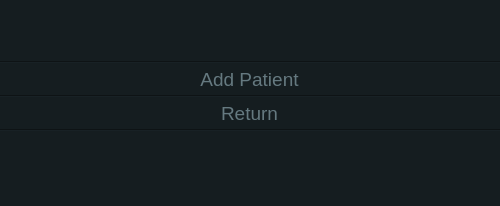
<?xml version="1.0" encoding="UTF-8"?>
<ui version="4.0">
 <class>NurseWindow</class>
 <widget class="QWidget" name="NurseWindow">
  <property name="windowModality">
   <enum>Qt::ApplicationModal</enum>
  </property>
  <property name="geometry">
   <rect>
    <x>0</x>
    <y>0</y>
    <width>500</width>
    <height>206</height>
   </rect>
  </property>
  <property name="sizePolicy">
   <sizepolicy hsizetype="Fixed" vsizetype="Fixed">
    <horstretch>0</horstretch>
    <verstretch>0</verstretch>
   </sizepolicy>
  </property>
  <property name="minimumSize">
   <size>
    <width>0</width>
    <height>0</height>
   </size>
  </property>
  <property name="maximumSize">
   <size>
    <width>6000</width>
    <height>6000</height>
   </size>
  </property>
  <property name="windowTitle">
   <string>NurseWindow</string>
  </property>
  <property name="styleSheet">
   <string notr="true">
color: black; 
background-color: #151d20;
</string>
  </property>
  <widget class="QWidget" name="layoutWidget">
   <property name="geometry">
    <rect>
     <x>-30</x>
     <y>50</y>
     <width>559</width>
     <height>93</height>
    </rect>
   </property>
   <layout class="QVBoxLayout" name="verticalLayout_2">
    <item>
     <widget class="Line" name="line_4">
      <property name="orientation">
       <enum>Qt::Horizontal</enum>
      </property>
     </widget>
    </item>
    <item>
     <widget class="QPushButton" name="AddPatientButton">
      <property name="enabled">
       <bool>true</bool>
      </property>
      <property name="sizePolicy">
       <sizepolicy hsizetype="Minimum" vsizetype="Minimum">
        <horstretch>0</horstretch>
        <verstretch>0</verstretch>
       </sizepolicy>
      </property>
      <property name="styleSheet">
       <string notr="true">QPushButton:hover {
background-color: #0c1416;
color: white;
font-size: 19px;
bottom-margin: 0px;
}

QPushButton {
background-color: #151d20;
font-size: 19px;
color: #657980;
border: 1px red;
}
</string>
      </property>
      <property name="text">
       <string>Add Patient</string>
      </property>
     </widget>
    </item>
    <item>
     <widget class="Line" name="line_3">
      <property name="orientation">
       <enum>Qt::Horizontal</enum>
      </property>
     </widget>
    </item>
    <item>
     <widget class="QPushButton" name="cancelButton">
      <property name="styleSheet">
       <string notr="true">QPushButton:hover {
background-color: #0c1416;
color: white;
font-size: 19px;
bottom-margin: 0px;
}

QPushButton {
background-color: #151d20;
font-size: 19px;
color: #657980;
border: 1px red;
}
</string>
      </property>
      <property name="text">
       <string>Return</string>
      </property>
     </widget>
    </item>
    <item>
     <widget class="Line" name="line_2">
      <property name="orientation">
       <enum>Qt::Horizontal</enum>
      </property>
     </widget>
    </item>
   </layout>
  </widget>
 </widget>
 <layoutdefault spacing="6" margin="11"/>
 <resources/>
 <connections/>
</ui>
